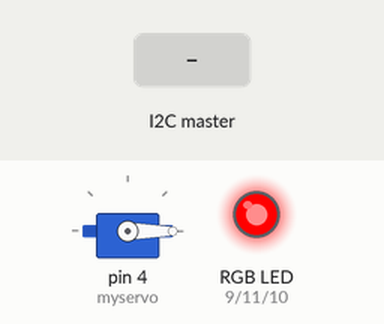
A sketch run on a simulated Arduino Uno, built with avr-gcc and run on an emulated ATmega328P. Parts: servo, an RGB LED mixed from three pins (HIGH = lit). The test bench sets the inputs (shaded band). What the sketch prints to the serial monitor is not drawn.

Above: at 1.2 s.
1.3 s: the I2C master sends "Z"
At 2.5 s:
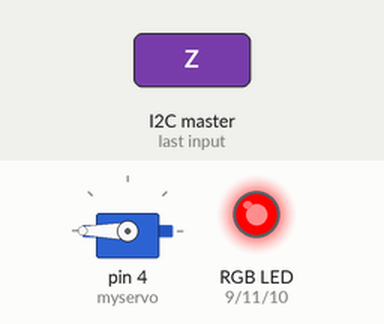
2.8 s: the I2C master sends the byte 1
At 3.9 s:
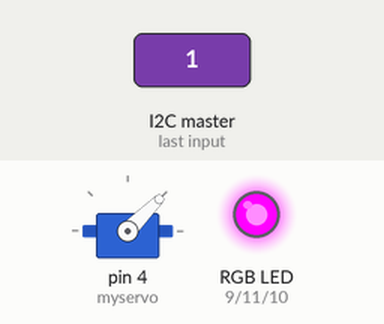
4.3 s: the I2C master sends the byte 2
At 4.9 s:
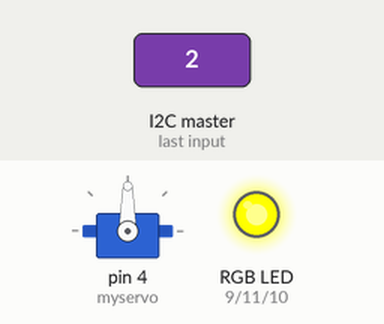
5.8 s: the I2C master sends the byte 200
At 7.0 s:
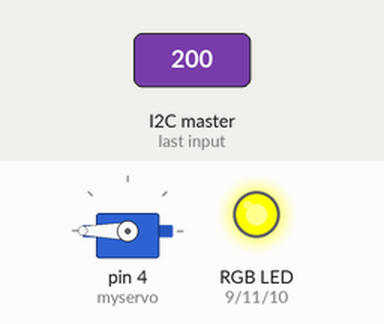
7.3 s: the I2C master sends the byte 0
At 8.5 s:
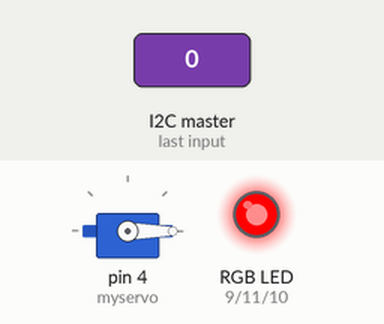
8.8 s: the I2C master sends the byte 90
At 9.5 s:
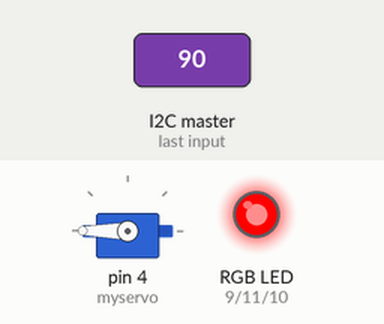
Timing chart, 0 to 11.3 s (numbered marks = the images above; inputs shaded):
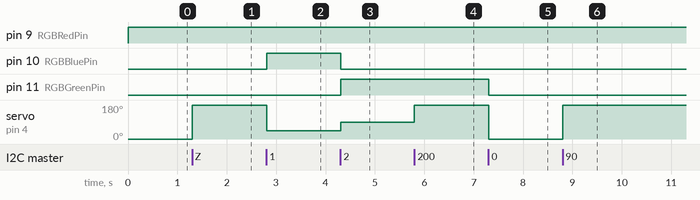

The sketch:

Week-10-lvl4_output_.ino
```cpp
//include wire library
#include <Wire.h>
//include servo library
#include <Servo.h>
Servo myservo;
int data;
int RGBRedPin = 9;//initializing rgb pins
int RGBGreenPin = 11;
int RGBBluePin = 10;
int value;

//the following are functions for the RGB light
void purpleOn()
{
  analogWrite(RGBRedPin, 255);
  analogWrite(RGBGreenPin, 0);
  analogWrite(RGBBluePin, 255);
}

void yellowOn()
{
  analogWrite(RGBRedPin, 255);
  analogWrite(RGBGreenPin, 255);
  analogWrite(RGBBluePin, 0);
}

void redOn()
{
  analogWrite(RGBRedPin, 255);
  analogWrite(RGBGreenPin, 0);
  analogWrite(RGBBluePin, 0);
}

void greenOn()
{
  analogWrite(RGBRedPin, 0);
  analogWrite(RGBGreenPin, 255);
  analogWrite(RGBBluePin, 0);
}

void blueOn()
{
  analogWrite(RGBRedPin, 0);
  analogWrite(RGBGreenPin, 0);
  analogWrite(RGBBluePin, 255);
}

void lightsOut()
{
  analogWrite(RGBRedPin, 0);
  analogWrite(RGBGreenPin, 0);
  analogWrite(RGBBluePin, 0);}

//setup runs once
void setup(){
  pinMode(RGBRedPin, OUTPUT);//setup the Red pin of LED to an OUTPUT pin
  pinMode(RGBGreenPin, OUTPUT);//setup the Green pin of LED to an OUTPUT pin
  pinMode(RGBBluePin, OUTPUT);//setup the blue pin of LED to an OUTPUT pin
  myservo.attach(4);
  myservo.write(0);// initializing servo position
  Wire.begin(2);// join i2c bus with address #2
  Wire.onReceive(receiveEvent); // register event
  Serial.begin(9600);
}

void loop() {
  Serial.println(value);
  //servo will position itself according to the value variable
  myservo.write(value);

  //the value variable determines the colour of the light
  if(value==0){
  redOn();
  }

  else if(value==45){
    purpleOn();
  }

  else if(value==90){
    yellowOn();
  }

  else if(value==135){
    blueOn();
  }

  else if(value==180){
  	greenOn();
  }

}

// function that executes whenever data is requested by master
// this function is registered as an event, see setup()
void receiveEvent(int howMany) {
  int data = Wire.read();//read the value from input arduino
  value=(data)*45;/*data (sent from the input arduino is taken and multiplied by 45
  this is done to set the position of the servo accordingly*/

}
```

Measured:
- after the input at 1.3 s, servo on pin 4 (myservo): 0° → 180° at once
- after the input at 2.8 s, pin 10 (RGBBluePin): LOW → HIGH at once; servo on pin 4 (myservo): 180° → 45° at once
- after the input at 4.3 s, pin 10 (RGBBluePin): HIGH → LOW at once; pin 11 (RGBGreenPin): LOW → HIGH at once; servo on pin 4 (myservo): 45° → 90° at once
- after the input at 5.8 s, servo on pin 4 (myservo): 90° → 180° at once
- after the input at 7.3 s, pin 11 (RGBGreenPin): HIGH → LOW at once; servo on pin 4 (myservo): 180° → 0° at once
- after the input at 8.8 s, servo on pin 4 (myservo): 0° → 180° at once
